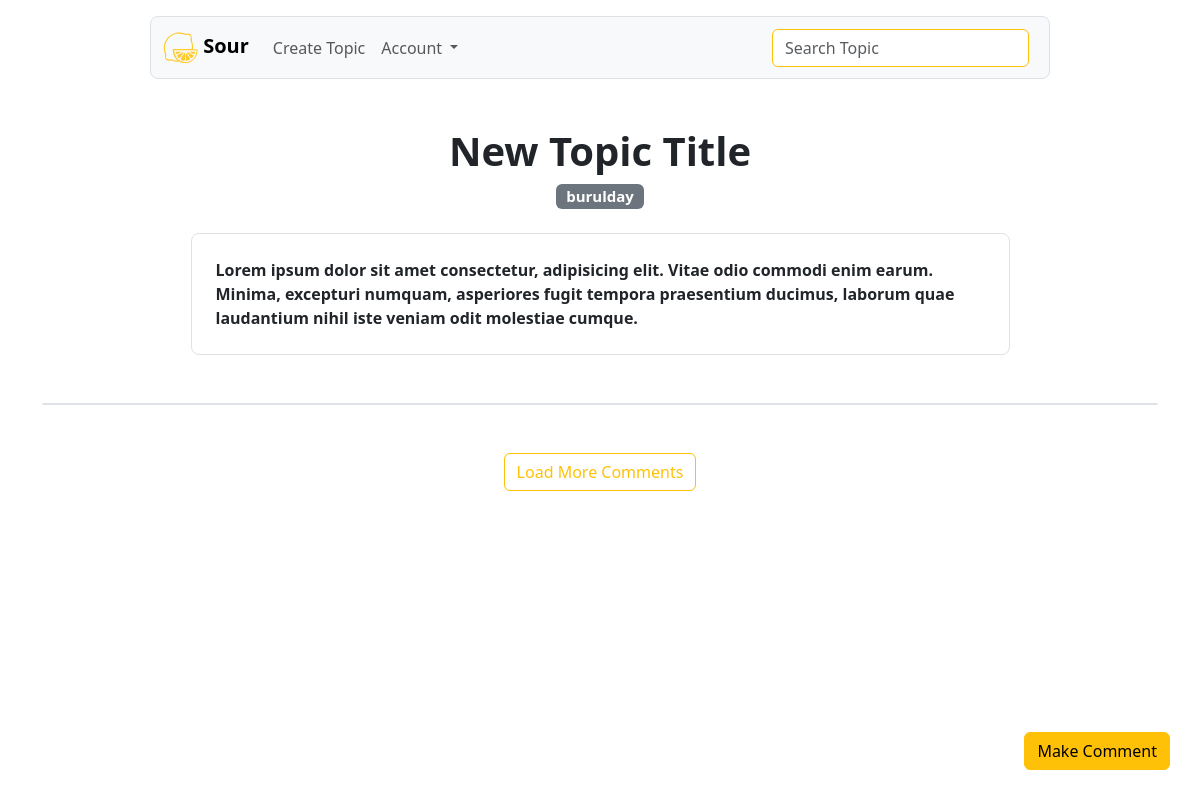
Screenshot of /topic/3c584b3c35ce41fea56bd143a683b7bd/ with the database file from the repository.
### sour_acm412/models.py (models this page shows, shortened)
class Topics(models.Model):
    id = models.UUIDField(primary_key=True, default=uuid.uuid4)
    title = models.CharField(max_length=50, unique=True)
    origin_comment = models.CharField(max_length=1000)
    user_id = models.ForeignKey(Users, on_delete=models.CASCADE)
    created_at = models.DateTimeField(default=timezone.now)

class Users(models.Model):
    id = models.UUIDField(primary_key=True, default=uuid.uuid4)
    firstname = models.CharField(max_length=50)
    lastname = models.CharField(max_length=50)
    email = models.EmailField(unique=True)
    username = models.CharField(max_length=50, unique=True)
    password = models.CharField(max_length=255)
    summary =  models.CharField(max_length=255, default="Hi, I'm [username], and I'm excited to be part of the conversation here on Sour! I enjoy sharing my thoughts and engaging with others on various topics such as [list your interests].")
    profile_picture = models.CharField(max_length=255, default="pp.svg")
    created_at = models.DateTimeField(default=timezone.now)

### sour_acm412/views.py (the view)
# urls.py: path('topic/<str:topic_id>/', TopicView, name='topic'),
def TopicView(request, topic_id):
    topic = get_object_or_404(Topics, id=topic_id)
    context = {
        "topic_id" : topic.id,
        "title" : topic.title,
        "username" : topic.user_id.username,
        "user_id" : topic.user_id.id,
        "origin_comment" : topic.origin_comment,
    }
    if "user_id" in request.session:
        context["authenticated"] = True
        context['current_user'] = request.session["user_id"]
    if "logout" in request.POST:
        del request.session["user_id"]
        context['authenticated'] = False
    return render(request, 'topic.html', context=context)

### sour_acm412/templates/topic.html (shortened to what this page needs)
{% extends 'master.html' %} {% load static %}  {% block body_content %}
  <nav class="navbar navbar-expand-lg bg-light mx-auto mt-3 mb-5 rounded-3 border w-75">
    <div class="container-fluid">
      <a class="navbar-brand fw-bold" href="/">
        <img src="{% static 'sour.svg' %}" alt="sour icon" width="35"> Sour </a>
      <div class="collapse navbar-collapse" id="navbarSupportedContent">
        <ul class="navbar-nav me-auto mb-2 mb-lg-0">
          <li class="nav-item">
            <a class="nav-link" style="bottom:30px; right: 30px;" data-bs-toggle="modal" data-bs-target="#create-topic-modal" href="#">Create Topic</a>
          </li>
          <li class="nav-item dropdown">
            <a class="nav-link dropdown-toggle" href="#" role="button" data-bs-toggle="dropdown" aria-expanded="false"> Account </a>
          </li>
        </ul>
        <form class="d-flex" role="search" id="search-form">
        </form>
      </div>
    </div>
  </nav>
  <div class="container">
    <div class="container">
      <h1 class="text-center fw-bold">{{ title }}</h1>
      <h5 class="text-center mb-4">
        <span class="badge bg-secondary"> <a href="/profile/{{ user_id }}"> {{ username }} </a> </span>
      </h5>
      <div class="w-75 mx-auto border rounded-3 p-4 mb-5 position-relative fw-bold">{{ origin_comment }}</div>
    </div>
    <div id="root">
    </div>
  <button type="button" class="btn btn-warning position-fixed" style="bottom:30px; right: 30px;" data-bs-toggle="modal" data-bs-target="#create-comment-modal">Make Comment</button>
   {% endblock body_content %}

### sour_acm412/templates/topic.html (style rules this page uses)
a { text-decoration: none; color: white }

### rows the page displays
Topics: title "New Topic Title", origin_comment "Lorem ipsum dolor sit amet consectetur, adipisicing elit. Vitae odio commodi enim earum. Minima, excepturi numquam, asperiores fugit tempora praesentium ducimus, laborum quae laudantium nihil iste veniam odit molestiae cumque."
Users: username "burulday"
